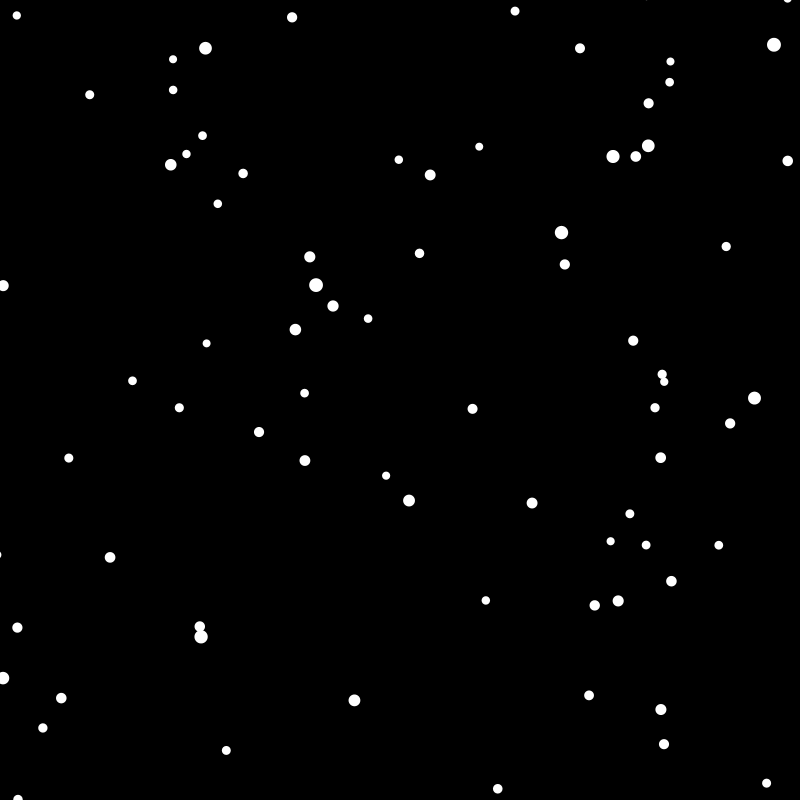
Frame 1 (no input)
Frame 60 (the mouse pressed at the canvas centre just before this capture): identical to frame 1, image omitted
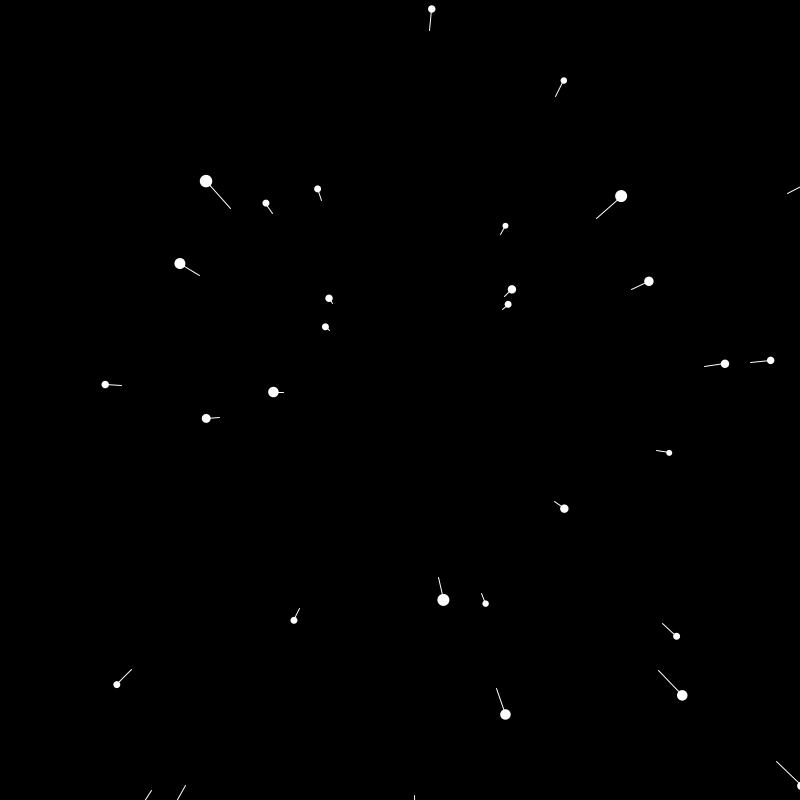
Frame 120 (the mouse held since frame 60 and released just before this capture)

The Processing sketch that drew these frames (run headless with seeded random() and noise(); from frame 60 on, the mouse is pressed at the canvas centre):

// Processing sketch: StarField
// ── StarField.pde
//Create a new object
Star[] stars = new Star[800];
float speed;
void setup() {
  size(800, 800);
  //Draw the field
  for(int i = 0; i < stars.length; i++) {
    //index
    stars[i] = new Star();
  }
}

void draw() {
  speed = map(mouseX, 0, width, 0, 50);
  background(0);
  translate(width/2, height/2);
  for(int i = 0; i < stars.length; i++) {
    stars[i].update();
    stars[i].show();
  }
}

// ── Star.pde
class Star {
  float x;
  float y;
  float z;

  float pz;

  Star(){
    x = random(-width/2, width/2);
    y = random(-height/2, height/2);
    z = random(width/2);
  }

  void update(){
    z = z - speed;
    if (z < 1) {
      z = width;
      x = random(-width, width);
      y = random(-height, height);
      pz = z;
    }
  }

  void show(){
    fill(255);
    noStroke();

    //Generate the effect of the stars
    float sx = map(x/z, 0 , 1, 0, width);
    float sy = map(y/z, 0 , 1, 0, height);

    float r = map(z, 0, width, 16, 0);
    ellipse(sx, sy, r, r);

    float px = map(x/pz, 0 , 1, 0, width);
    float py = map(y/pz, 0 , 1, 0, height);

    pz = z;

    stroke(255);
    line(px, py, sx, sy);
  }
}
